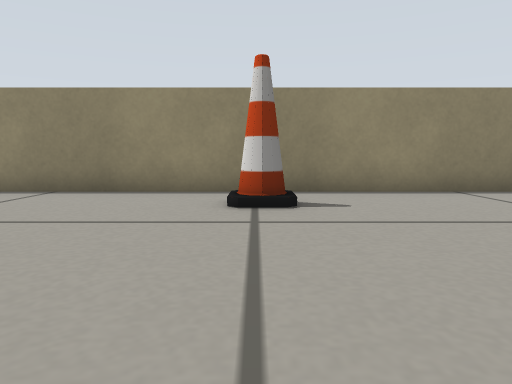
[1] (above)

24 first-person views from a walk through a world built for the Gazebo simulator. The camera is 0.19 m above the floor, tilts 6° down and sees 70° across. The floor is counted in squares, 0.25 m on a side. Each view is taken from the middle of a square. On the plan, view 1 faces up. The plan holds only what a view shows up to about 11 squares ahead; the rest is blank. Some surface patterns are stand-ins.

[2]
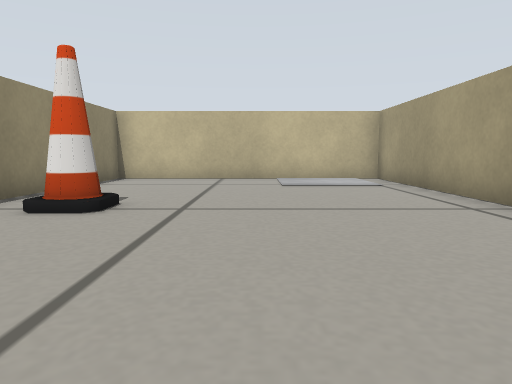

[3]
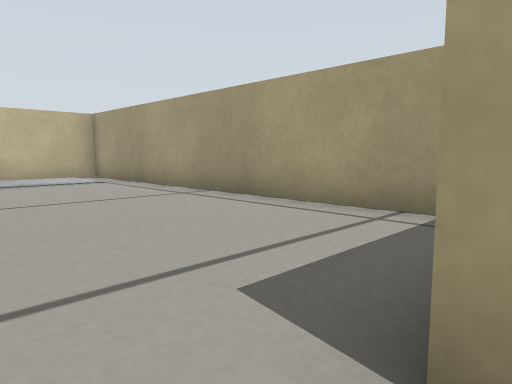

[4]
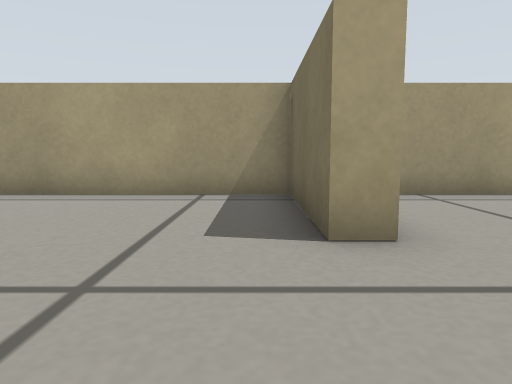

[5]
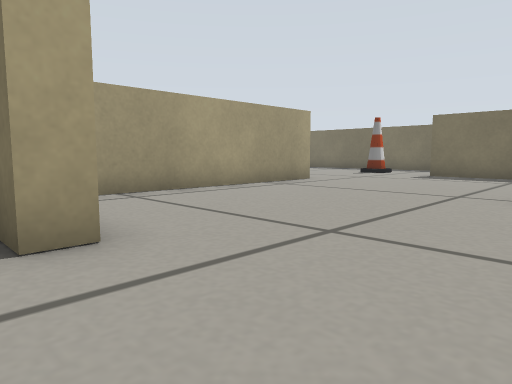

[6]
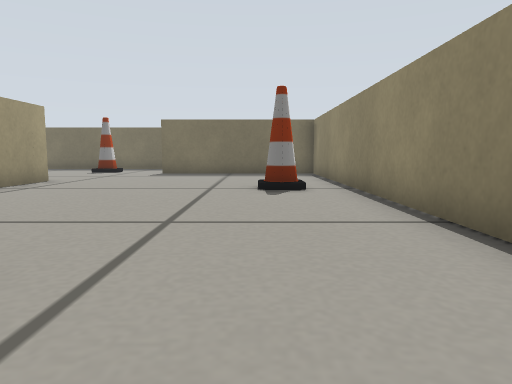

[7]
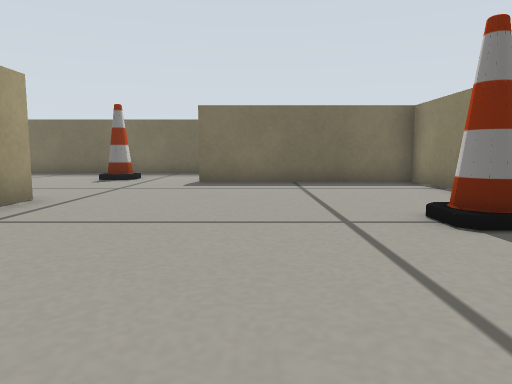

[8]
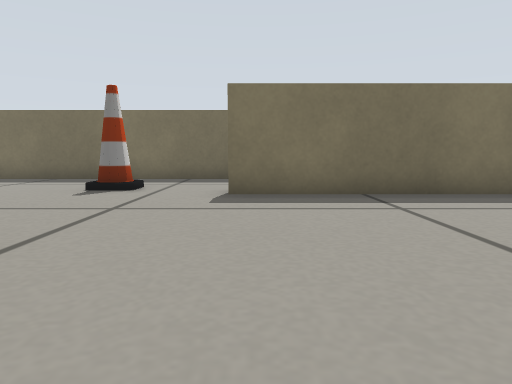

[9]
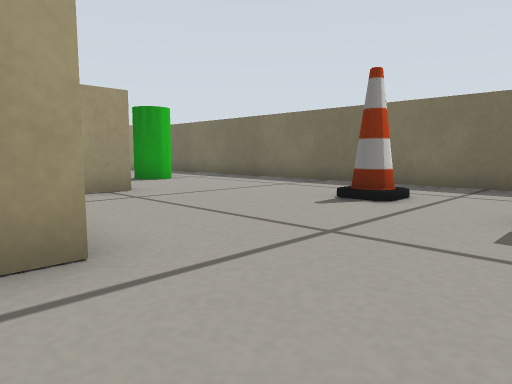

[10]
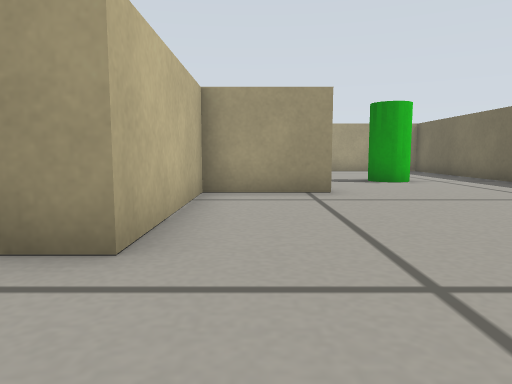

[11]
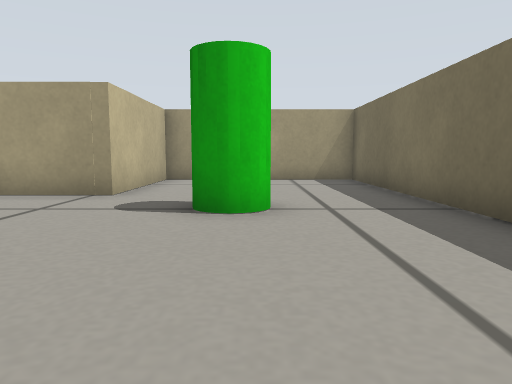

[12]
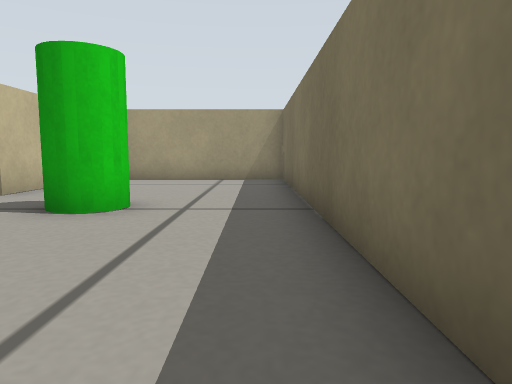

[13]
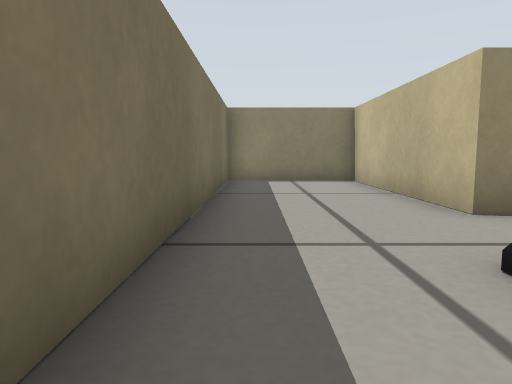

[14]
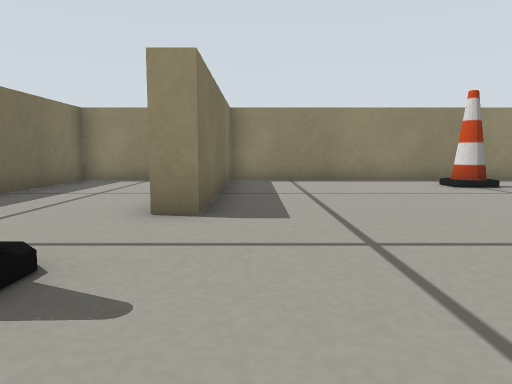

[15]
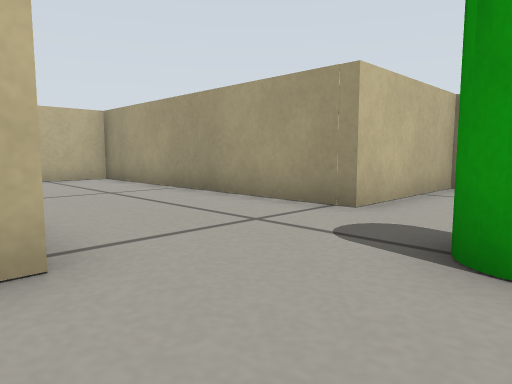

[16]
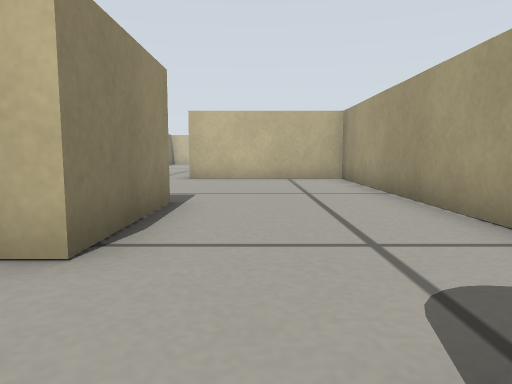

[17]
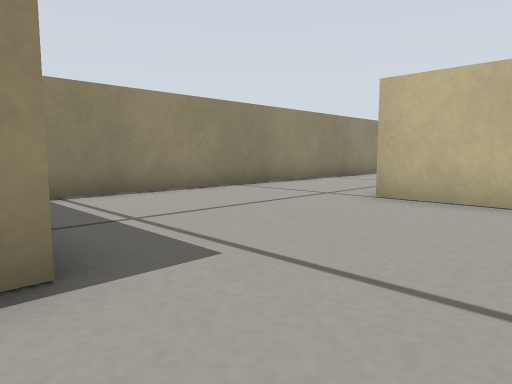

[18]
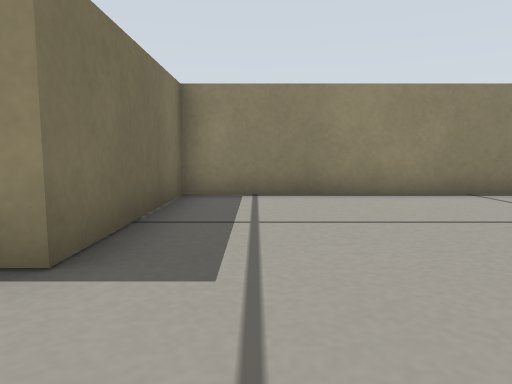

[19]
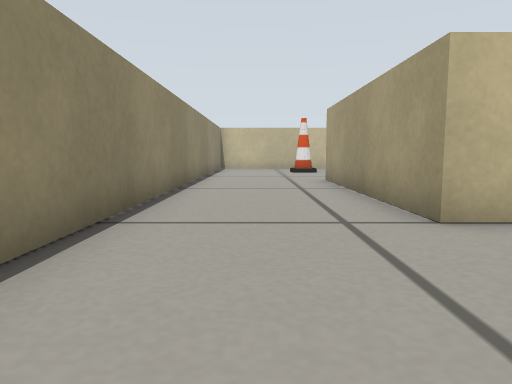

[20]
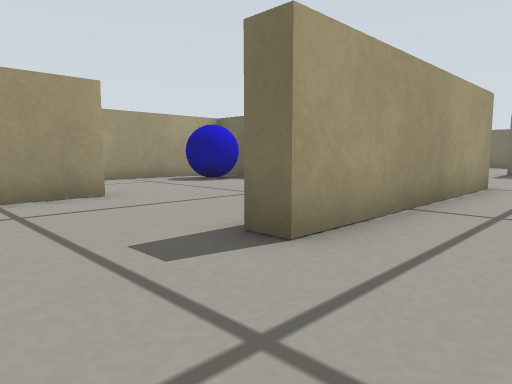

[21]
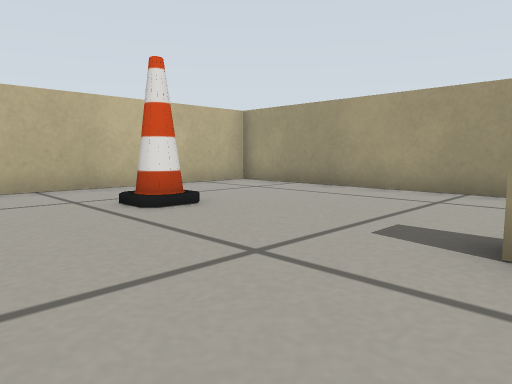

[22]
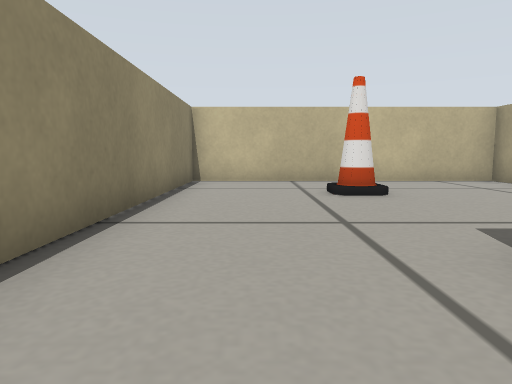

[23]
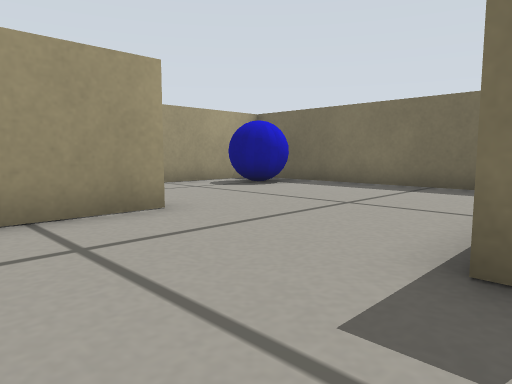

[24]
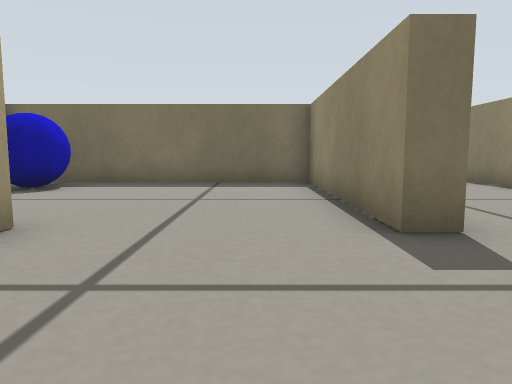

### Floor plan
Points are (right, up) in squares from view 1. A wall is a line through its corners. A room is listed if a view was taken in it or the views show most of it. See-through windows are left out.
Room 1 (views 1, 2, 3, 4, 5, 6)
walls: (-6.3, 2.9) (-5.6, 2.9) (-5.6, -0.7) (6, -0.7) (6, 7.2) (-5.1, 7.2)
ways out: opening at (-6, 4.5) to room 2
objects: cone (0, 5) to (0, 6)
Room 2 (views 7, 8, 9, 10, 11, 12, 13, 14)
walls: (-16.5, -5) (-14, -5) (-14, -0.7) (-7.6, -0.7); (-7, 7.2) (-17.7, 7.2) (-17.7, 1.5) (-18.3, 1.5) (-18.3, 7.2) (-21.8, 7.2) (-21.8, -4.4)
ways out: opening at (-6, 4.5) to room 1; opening at (-19, -5.5) to room 3
objects: cone (-19, -1); cone (-12, 5) to (-12, 6)
Room 3 (views 15, 16)
walls: (-16.5, -5.7) (-16.5, -5); (-21.8, -4.4) (-21.8, -13.6) (-16.5, -13.6) (-16.5, -9.5)
ways out: opening at (-19, -5.5) to room 2; opening at (-17, -8) to room 4
objects: green cylinder (-19, -9) to (-18, -8)
Room 4 (views 17, 18, 19)
walls: (-16.5, -9.5) (-8.1, -9.5) (-8.1, -5); (-8.4, -1.3) (-13.4, -1.3) (-13.4, -5.7) (-16.5, -5.7)
ways out: opening at (-17, -8) to room 3; opening at (-9, -3) to room 5
Room 5 (views 20, 21, 22, 23, 24)
walls: (-1.8, -9.5) (6, -9.5) (6, -1.3) (-8.4, -1.3); (-8.1, -5) (-1.4, -5) (-1.4, -5.7) (-7.5, -5.7) (-7.5, -12.4); (-5.2, -13.4) (-3.2, -13.4)
ways out: opening at (-9, -3) to room 4
objects: blue ball (-6, -13) to (-5, -11); cone (3, -5)

Where each view was taken, in squares from view 1:
view 1: 0 up, 0 right, facing up
view 2: 3 up, 5 left, facing right
view 3: 4 up, 6 left, facing down-right
view 4: 6 up, 5 left, facing down
view 5: 6 up, 5 left, facing down-left
view 6: 5 up, 4 left, facing left
view 7: 3 up, 8 left, facing left
view 8: 2 up, 11 left, facing left
view 9: 2 up, 13 left, facing down-left
view 10: 2 up, 15 left, facing down
view 11: 3 down, 19 left, facing down
view 12: 3 down, 21 left, facing down
view 13: 3 down, 21 left, facing up
view 14: 3 down, 17 left, facing up
view 15: 5 down, 19 left, facing down-right
view 16: 7 down, 19 left, facing right
view 17: 8 down, 14 left, facing up-right
view 18: 8 down, 12 left, facing up
view 19: 3 down, 12 left, facing right
view 20: 3 down, 1 right, facing down-left
view 21: 2 down, 2 left, facing down-right
view 22: 3 down, 4 left, facing right
view 23: 5 down, 1 right, facing down-left
view 24: 7 down, 2 right, facing left
